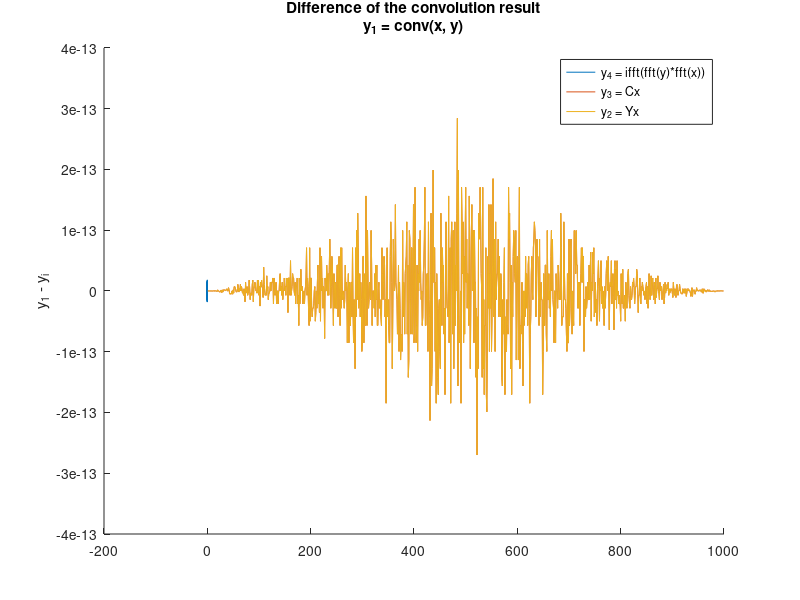

MATLAB code for this plot:
%% --- What is this script ---
% This script proves the convolution theorem
% It calculates the convolution of 2 vectors in different ways
% And shows that they are all equivalent as convolution theorem states.

%% --- Prepare variables ---
N = 500;
x = rand(N, 1);
y = rand(N, 1);

%% --- Calculate convolution with conv() ---
r1 = conv(x, y);

%% --- Calculate convolution using a Toeplitz matrix ---
% r2 = Y*x, where Y is toeplitz of y
zy = padarray(y, N-1, 0, 'post');
cv = [zy(1) zeros(1, N-1)];
Y = toeplitz(zy, cv);
r2 = Y*x;

%% --- Calculate convolution using a Circulant matrix ---
% r3 = C*x, where C is a circulant extension of the Y matrix
zx = padarray(x, N-1, 0, 'post');
C = [Y, toeplitz(circshift(zy, -N + 1), zy(N:-1:2))];
r3 = C*zx;

%% --- Calculate convolution in the frequency domain ---
r4 = ifft(fft(zy).*fft(zx));

%% --- Plot calculation differences ---
figure('name', 'convolutions')
hold on
plot(r4-r1)
plot(r3-r1)
plot(r2-r1)
legend( 'y_4 = ifft(fft(y)*fft(x))', 'y_3 = Cx', 'y_2 = Yx', 'location', 'best')
title({'Difference of the convolution result', 'y_1 = conv(x, y)'})
ylabel('y_1 - y_i')

%% --- File info ---
%   Author: Nikolaos Katomeris, 8551, ngkatomer@auth.gr
%   Last change at: April 23th, 2018